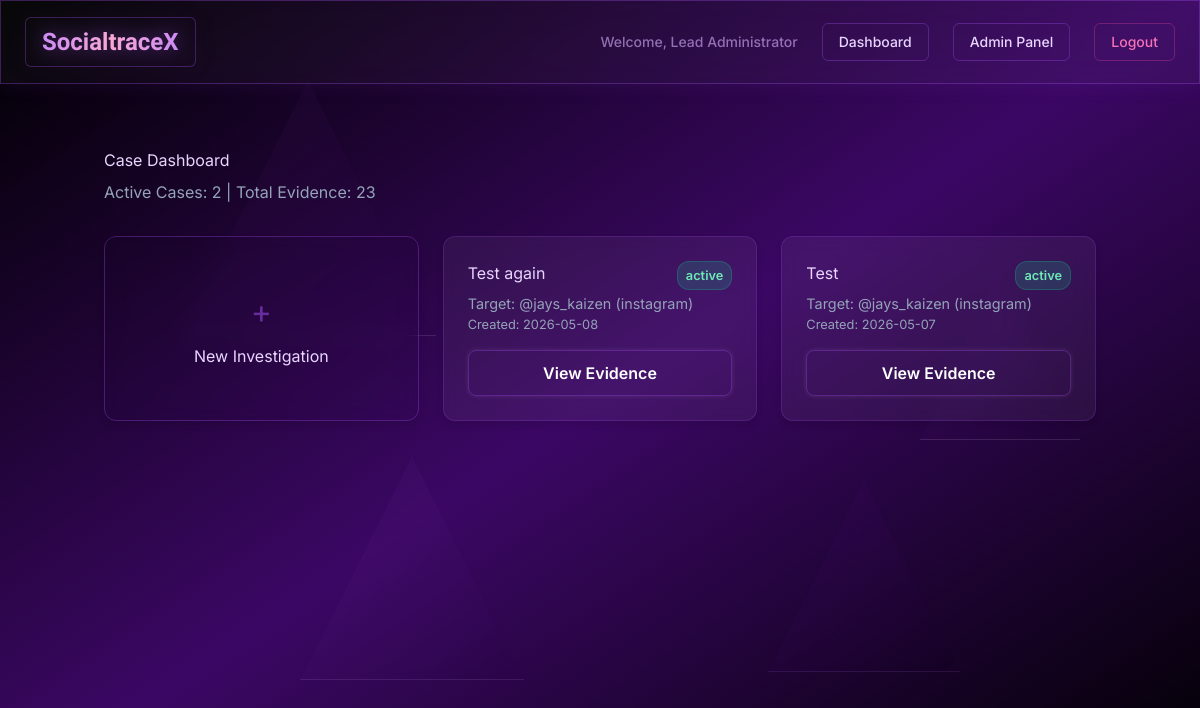
/dashboard (signed in), run on an earlier commit of the app's database.
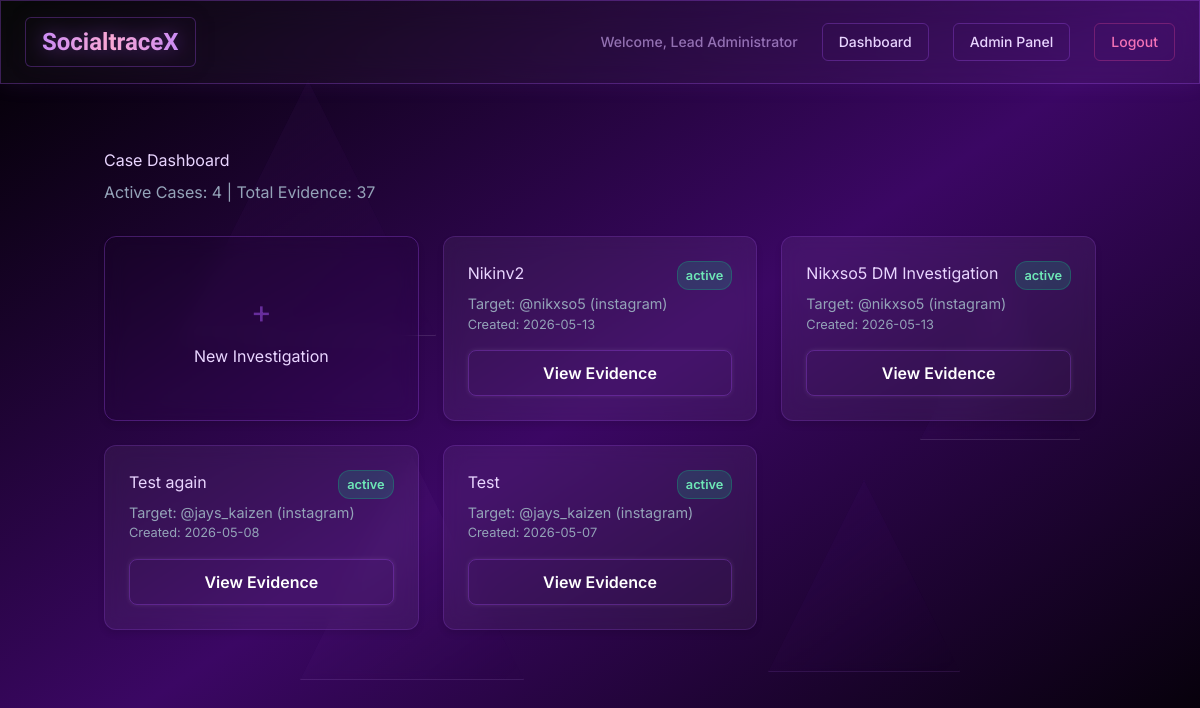
And on a later commit of the database.
### database.py (models this page shows, shortened)
class Case(Base):
    __tablename__ = "cases"
    id = Column(Integer, primary_key=True, index=True)
    title = Column(String(200), nullable=False)
    description = Column(Text, default="")
    target_username = Column(String(100), nullable=False)
    platform = Column(String(50), nullable=False)
    status = Column(String(20), default="active")
    keywords = Column(Text, default="")
    capture_type = Column(String(20), default="posts") # 'posts' or 'messages'
    max_posts = Column(Integer, default=10)
    created_at = Column(DateTime, default=datetime.utcnow)
    last_capture = Column(DateTime, nullable=True)
    capture_status_msg = Column(String(200), default="Ready")
    profile_followers = Column(Text, default="")
    profile_following = Column(Text, default="")
    profile_posts = Column(Text, default="")
    profile_bio = Column(Text, default="")
    created_by = Column(Integer, ForeignKey("users.id"), nullable=True)
    events = relationship("Event", backref="case", cascade="all, delete-orphan")

### main.py (the view)
@app.get("/dashboard", response_class=HTMLResponse)
def dashboard(request: Request, user: User = Depends(get_current_active_user), db: Session = Depends(get_db)):
    cases = db.query(Case).order_by(Case.created_at.desc()).all()
    active_cases = db.query(Case).filter(Case.status == 'active').count()
    total_entries = db.query(Event).count()
    return templates.TemplateResponse(request=request, name="dashboard.html", context={
        "request": request, "user": user, "cases": cases,
        "active_cases": active_cases, "total_entries": total_entries
    })

### templates/dashboard.html (shortened to what this page needs)
{% extends "base.html" %}
{% block content %}
<div style="display: flex; justify-content: space-between; align-items: center; margin-bottom: 32px;">
    <div>
        <h1 style="margin: 0;">Case Dashboard</h1>
        <p style="color: var(--text-dim); margin-top: 8px;">Active Cases: {{ active_cases }} | Total Evidence: {{ total_entries }}</p>
    </div>
</div>
<div class="grid">
    <div class="glass-card border border-purple-500/40 hover:border-purple-400/80" style="border-style: dashed; background: transparent; display: flex; flex-direction: column; justify-content: center; align-items: center; cursor: pointer;" onclick="document.getElementById('new-case-form').style.display='block'; this.style.display='none';">
        <div style="font-size: 2rem; color: var(--accent);">+</div>
        <h3 style="margin-top: 8px;">New Investigation</h3>
    </div>
    {% for case in cases %}
    <div class="glass-card">
        <div style="display: flex; justify-content: space-between; align-items: flex-start;">
            <h3 style="margin-top: 0; margin-bottom: 8px;">{{ case.title }}</h3>
            <span class="badge {% if case.status == 'active' %}badge-active{% else %}badge-closed{% endif %}">{{ case.status }}</span>
        </div>
        <p style="color: var(--text-dim); font-size: 0.9rem; margin-top: 0;">Target: @{{ case.target_username }} ({{ case.platform }})</p>
        <p style="font-size: 0.8rem; color: var(--text-dim);">Created: {{ case.created_at.strftime('%Y-%m-%d') }}</p>
        <a href="/cases/{{ case.id }}" class="btn btn-outline" style="width: 100%; text-align: center; box-sizing: border-box; margin-top: 16px;">View Evidence</a>
    </div>
    {% endfor %}
</div>
{% endblock %}

What changed in the data, as far as the page shows it:
added Case: title "Nikinv2", status "active", target_username "nikxso5", platform "instagram", created_at "2026-05-13"
added Case: title "Nikxso5 DM Investigation", status "active", target_username "nikxso5", platform "instagram", created_at "2026-05-13"
Also different on the page:
{{ active_cases }}: "2" → "4"
{{ total_entries }}: "23" → "37"
